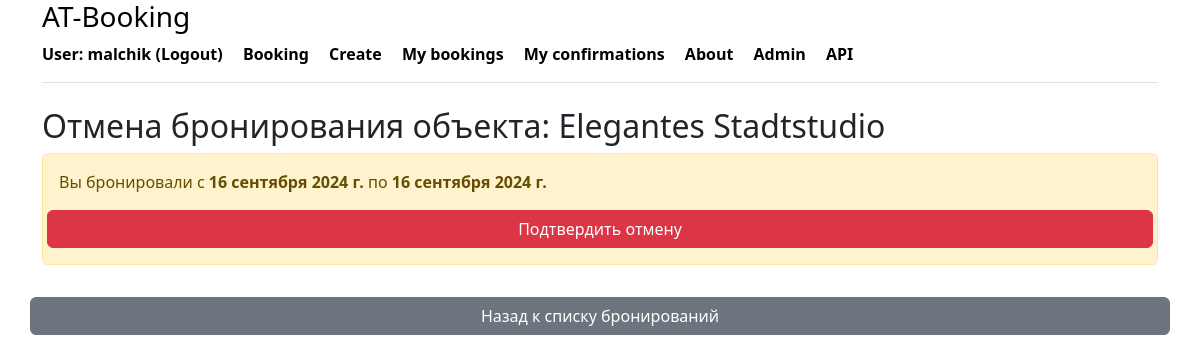
Page /cancel-booking/1/ (signed in) on the committed database.
### booking/models.py (models this page shows, shortened)
class Booking(models.Model):
    class BookingStatus(models.TextChoices):
        CONFIRMED = 'CONFIRMED', _('Confirmed')
        PENDING = 'PENDING', _('Pending confirmation')
        CANCELED = 'CANCELED', _('Canceled')
        UNCONFIRMED = 'UNCONFIRMED', _('Unconfirmed')
    status = models.CharField(
        _('Status'),
        max_length=20,
        choices=BookingStatus.choices,
        default=BookingStatus.UNCONFIRMED
    ) # Статус бронирования
    owner = models.ForeignKey(
        User,
        on_delete=models.CASCADE,
        related_name='bookings'
    ) # Пользователь, который забронировал
    created_at = models.DateTimeField(
        auto_now_add=True
    ) # Дата создания бронирования
    date_from = models.DateField(
        _('Booking from'),
        null=True,
        blank=True) # Дата начала бронирования
    date_to = models.DateField(
        _('Booking to'),
        null=True,
        blank=True) # Дата окончания бронирования
    housing = models.ForeignKey(
        Housing,
        on_delete=models.CASCADE,
        related_name='bookings'
    )  # Жилье, которое было забронировано
    class Meta:
        verbose_name_plural = _('bookings')
        verbose_name = _('booking')
        indexes = [
            models.Index(fields=['status']),
            models.Index(fields=['date_from', 'date_to']),
        ]

class Housing(models.Model):
    class HousingType(models.TextChoices):
        APARTMENT = 'APARTMENT', 'Квартира'
        HOUSE = 'HOUSE', 'Дом'
        STUDIO = 'STUDIO', 'Студия'
        CASTLE = 'CASTLE', 'Замок'
        HOTEL = 'HOTEL', 'Гостиница'
        VILLA = 'VILLA', 'Вилла'
        COTTAGE = 'COTTAGE', 'Коттедж'
    name = models.CharField(_('Name of object'), max_length=100)
    type = models.CharField(
        _('Type of object'),
        max_length=20,
        choices=HousingType.choices,
        default=HousingType.APARTMENT
    )
    country = models.CharField(_('Country'), max_length=50)
    post_code = models.CharField(_('Postal code'), max_length=10)
    city = models.CharField(_('City'), max_length=50)
    street = models.CharField(_('Street'), max_length=50, null=True, blank=True)
    house_number = models.CharField(_('House number'), max_length=50, null=True, blank=True)
    rooms = models.IntegerField(_('Number of rooms'))
    description = models.TextField(_('Description'))
    price = models.DecimalField(_('Price'), max_digits=10, decimal_places=2)
    owner = models.ForeignKey(User, on_delete=models.CASCADE, related_name='owner_housings')
    is_visible = models.BooleanField(default=True)
    created_at = models.DateTimeField(auto_now_add=True)
    views = models.IntegerField(default=0)  # Поле для хранения количества просмотров
    class Meta:
        verbose_name_plural = _('housings')
        verbose_name = _('housing')
        indexes = [
            models.Index(fields=['type']),
            models.Index(fields=['price']),
        ]

### booking/views.py (the view)
# urls.py: path('cancel-booking/<int:booking_id>/', cancel_booking, name='cancel_booking'),
@login_required
def cancel_booking(request, booking_id):
    booking = get_object_or_404(Booking, id=booking_id, owner=request.user)
    if request.method == 'POST':
        form = CancelBookingForm(request.POST, instance=booking)
        if form.is_valid():
            form.save()
            return redirect('my_bookings')
    else:
        form = CancelBookingForm(instance=booking)
    return render(request, 'booking/cancel_booking.html', {'form': form, 'booking': booking})

### booking/templates/booking/cancel_booking.html (shortened to what this page needs)
{% extends 'booking/base.html' %}
{% block content %}
    <h2>Отмена бронирования объекта: {{ booking.housing.name }}</h2>
    <div class="alert alert-warning mt-2">
    <p>Вы бронировали с <strong>{{ booking.date_from }}</strong> по <strong>{{ booking.date_to }}</strong></p>
        <form method="post">
            <div class="row">
                <button type="submit" class="btn btn-danger">Подтвердить отмену</button>
            </div>
        </form>
    </div>
    <div class="row">
        <a href="{% url 'my_bookings' %}" class="btn btn-secondary mt-3">Назад к списку бронирований</a>
    </div>
{% endblock %}

### booking/templates/booking/base.html (shortened to what this page needs)
<!DOCTYPE html>
<html lang="ru">
<head>
    <link rel="stylesheet" href="https://cdn.jsdelivr.net/npm/bootstrap@5.3.3/dist/css/bootstrap.min.css">
</head>
<body>
<div class="container">
   <div class="d-flex flex-column flex-md-row align-items-center pb-3 mb-4 border-bottom">
       <a href="/" class="d-flex align-items-center link-body-emphasis text-decoration-none">
        <strong>
          <a class="link-body-emphasis text-decoration-none" href="{% url 'index' %}"><h3>AT-Booking</h3></a>
               {% if user.is_authenticated %}
                   <a class="me-3 py-2 link-body-emphasis text-decoration-none" href="{% url 'logout' %}">User: {{ user.username }} (Logout) </a>
               {% else %}
                   <a class="me-3 py-2 link-body-emphasis text-decoration-none" href="{% url 'login' %}">Login</a>
               {% endif %}
               <a class="me-3 py-2 link-body-emphasis text-decoration-none" href="{% url 'housing_list' %}">Booking</a>
               <a class="me-3 py-2 link-body-emphasis text-decoration-none" href="{% url 'create' %}">Create</a>
               <a class="me-3 py-2 link-body-emphasis text-decoration-none" href="{% url 'my_bookings' %}">My bookings</a>
                <a class="me-3 py-2 link-body-emphasis text-decoration-none" href="{% url 'my_confirmation' %}">My confirmations</a>
                <a class="me-3 py-2 link-body-emphasis text-decoration-none" href="{% url 'about' %}">About</a>
            <a class="me-3 py-2 link-body-emphasis text-decoration-none" href="/admin/">Admin</a>
               <a class="me-3 py-2 link-body-emphasis text-decoration-none" href="/api/">API</a>
        </strong>
   </div>
</div>
<div class="container">
    {% block content %}{% endblock %}
</div>
</body>
</html>

### rows in the picture
Booking: housing.name "Elegantes Stadtstudio", date_from "16 сентября 2024 г.", date_to "16 сентября 2024 г."

### other values in the picture
{{ user.username }} "malchik"
